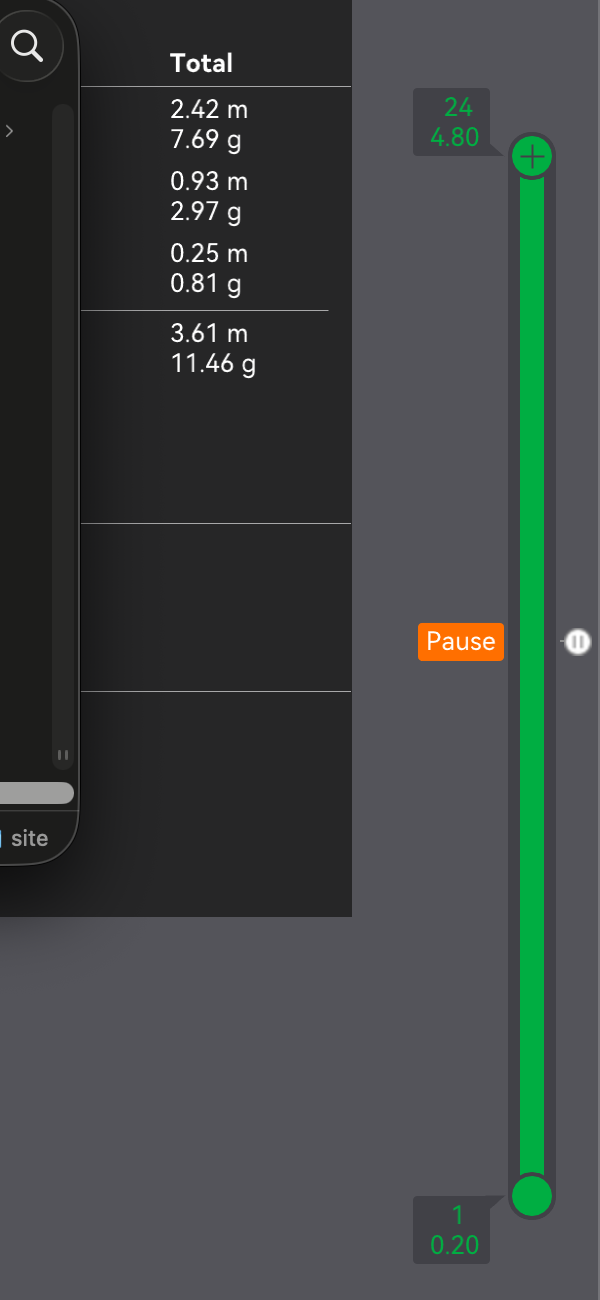
#> input picture plugins/fluent-3d/images/bambu-studio-slice-pause-marker.png, 600 x 1300 px
$ python -i asset_tools.py   (imports and definitions only)
#> lines starting #> are read from the running program, lines starting #| are printed output that depends on the picture
#!/usr/bin/env python3
"""Asset helpers for a film project. Needs Pillow (pip install pillow).

  asset_tools.py info    <image>...                      size of each image
  asset_tools.py crop    <image> <x0> <y0> <x1> <y1> <out.png>   cut a logo or flag out of a poster, in source pixels
  asset_tools.py key     <image> <out.png> [tolerance]   make the background colour (sampled at the top-left corner) transparent
  asset_tools.py palette <image> [n]                     the n dominant colours as hex (a flat logo or brand sheet; on a photo poster it only finds the photo)
  asset_tools.py sample  <image> <x0> <y0> <x1> <y1>     average colour of a region: point it at a headline, button or logo to read a brand colour
  asset_tools.py sheet   <out.png> <image>... [--cols 4] [--w 360]   tile stills into one contact sheet to review at a glance
  asset_tools.py grid    <image> <out.png> [x0 y0 x1 y1] [step]   pixel grid labelled in source pixels, cropped to the region: read corners and points off a frame
  asset_tools.py heads   <masks/NAME> <head.js> [x0 x1]   head top and centre per frame from person mattes (HEAD in comp.html), for text behind a head
"""
import os, sys
from PIL import Image

def info(paths):
    for p in paths:
        im = Image.open(p); print(f"{p}: {im.width}x{im.height} {im.mode}")

def crop(p, x0, y0, x1, y1, out):
    Image.open(p).crop((int(x0), int(y0), int(x1), int(y1))).save(out); print(out)

# [29 lines left out: functions key, palette, sample, sheet, not called in this run]

def grid(p, out, *r):
#> called with out = 'out.png'
    from PIL import ImageDraw
    im = Image.open(p).convert('RGB'); x0, y0, x1, y1 = map(int, r[:4]) if len(r) >= 4 else (0, 0, im.width, im.height)
#> after `x0, y0, x1, y1 = map(int, r[:4]) if len(r) >= 4 else (0, 0, im.width, `: x0 = 0; y0 = 0; x1 = 600; y1 = 1300
    step = int(r[4]) if len(r) == 5 else 25; d = ImageDraw.Draw(im)
    for x in range(0, im.width, step): d.line([(x, 0), (x, im.height)], fill=(0, 255, 0) if x % 100 == 0 else (0, 80, 0))
    for y in range(0, im.height, step): d.line([(0, y), (im.width, y)], fill=(0, 255, 0) if y % 100 == 0 else (0, 80, 0))
    for x in range(0, im.width, 100):
        for y in range(0, im.height, 100): d.text((x + 3, y + 2), f"{x},{y}", fill=(255, 255, 0))
    im.crop((x0, y0, x1, y1)).save(out); print(out)
#> after `im.crop((x0, y0, x1, y1)).save(out)`:
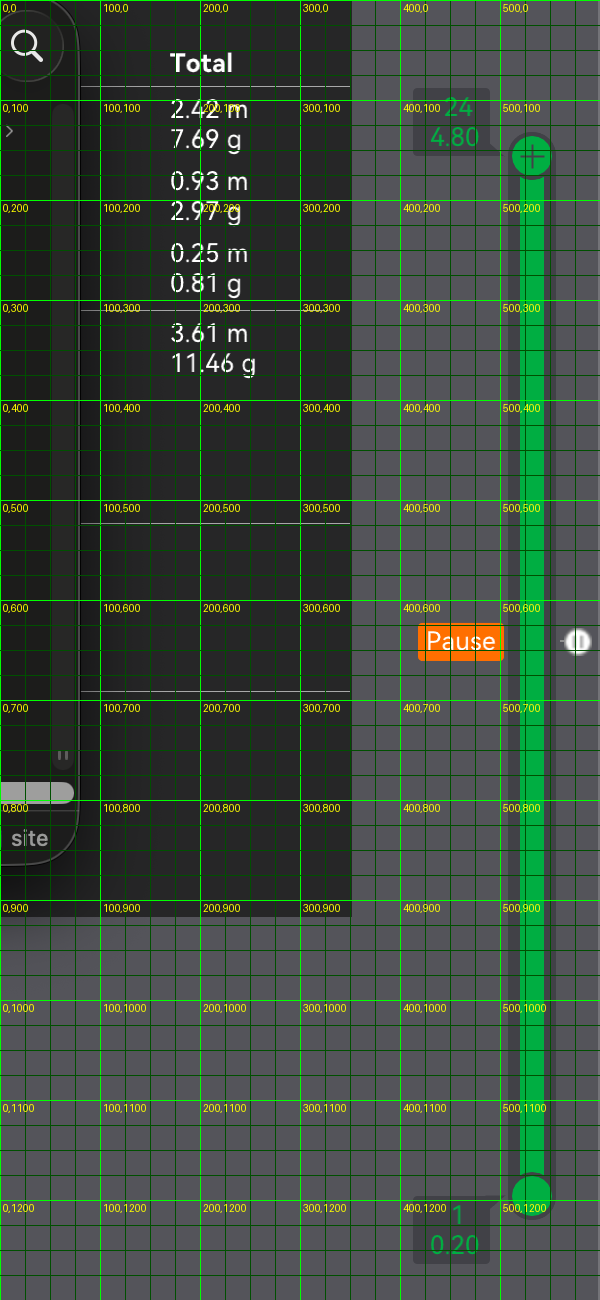
#> saved as out.png: PIL image 600x1300 RGB; mean R, G, B 59.5, 74.1, 61.6
#| out.png

# [15 lines left out: function heads, not called in this run]

# [15 lines not run here, left out]

>>> result = grid('../../../../fluent-3d/images/bambu-studio-slice-pause-marker.png', 'out.png')
